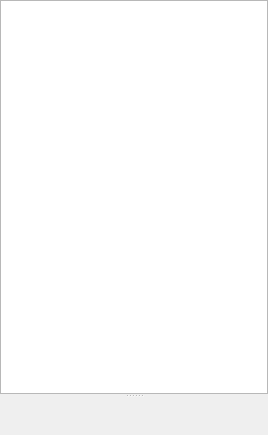
<?xml version="1.0" encoding="UTF-8"?>
<ui version="4.0">
 <class>mwToolManager</class>
 <widget class="QMainWindow" name="mwToolManager">
  <property name="geometry">
   <rect>
    <x>0</x>
    <y>0</y>
    <width>268</width>
    <height>435</height>
   </rect>
  </property>
  <property name="windowTitle">
   <string>ToolManager</string>
  </property>
  <widget class="QWidget" name="centralwidget">
   <layout class="QGridLayout" name="gridLayout">
    <property name="margin">
     <number>0</number>
    </property>
    <property name="spacing">
     <number>0</number>
    </property>
    <item row="0" column="0">
     <widget class="QSplitter" name="splitter">
      <property name="orientation">
       <enum>Qt::Vertical</enum>
      </property>
      <widget class="QTreeWidget" name="twTools">
       <attribute name="headerVisible">
        <bool>false</bool>
       </attribute>
       <column>
        <property name="text">
         <string notr="true">1</string>
        </property>
       </column>
      </widget>
      <widget class="QFrame" name="vfToolBox">
       <layout class="QVBoxLayout" name="vlToolBox">
        <property name="spacing">
         <number>1</number>
        </property>
       </layout>
      </widget>
     </widget>
    </item>
   </layout>
  </widget>
 </widget>
 <resources/>
 <connections/>
</ui>
